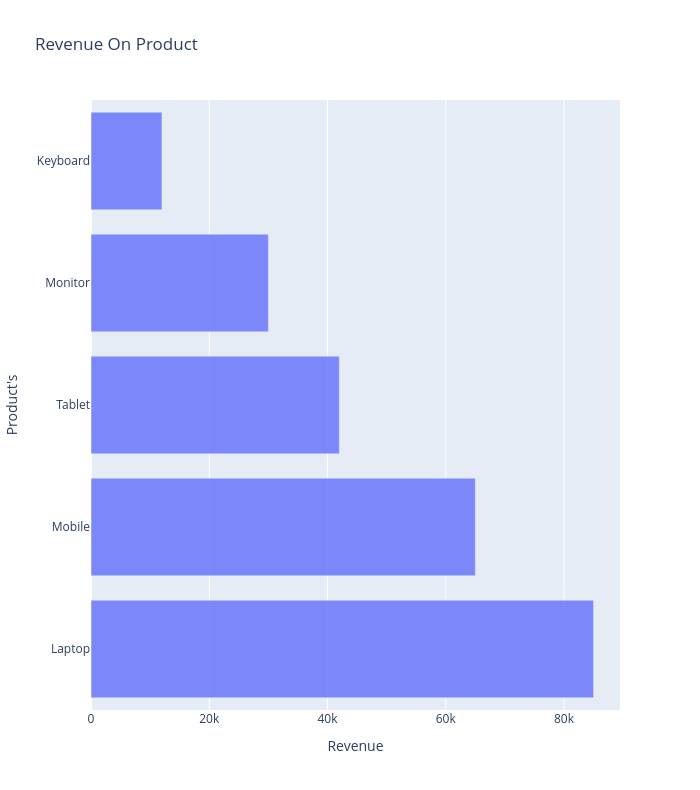

Notebook code cell kept with this figure:
### Code cell
df2 = pd.DataFrame({
    "Product": ["Laptop", "Mobile", "Tablet", "Monitor", "Keyboard"],
    "Revenue": [85000, 65000, 42000, 30000, 12000]
})

fig = go.Figure()

fig.add_trace(
    go.Bar(
        y=df2["Product"],
        x=df2["Revenue"],
        orientation="h"
    )
)

fig.update_layout(
    title="Revenue On Product",
    width=700,
    height=790,
    yaxis_title="Product's",
    xaxis_title="Revenue",
    
)

fig.update_traces(
    marker=dict(
        opacity=0.8
    ),
    hovertemplate=
        "<b>%{y}</b><br>" +
        "Revenue: ₹%{x:,}<extra></extra>"
)

fig.show()

### Figure 1 — Plotly figure (JSON) as saved in the notebook; plotly's stock layout.template omitted (floating-point values rounded to 4 significant figures)
{"data": [{"hovertemplate": "<b>%{y}</b><br>Revenue: ₹%{x:,}<extra></extra>", "marker": {"opacity": 0.8}, "orientation": "h", "type": "bar", "x": [85000, 65000, 42000, 30000, 12000], "y": ["Laptop", "Mobile", "Tablet", "Monitor", "Keyboard"]}], "layout": {"height": 790, "title": {"text": "Revenue On Product"}, "width": 700, "xaxis": {"title": {"text": "Revenue"}}, "yaxis": {"title": {"text": "Product's"}}}}
